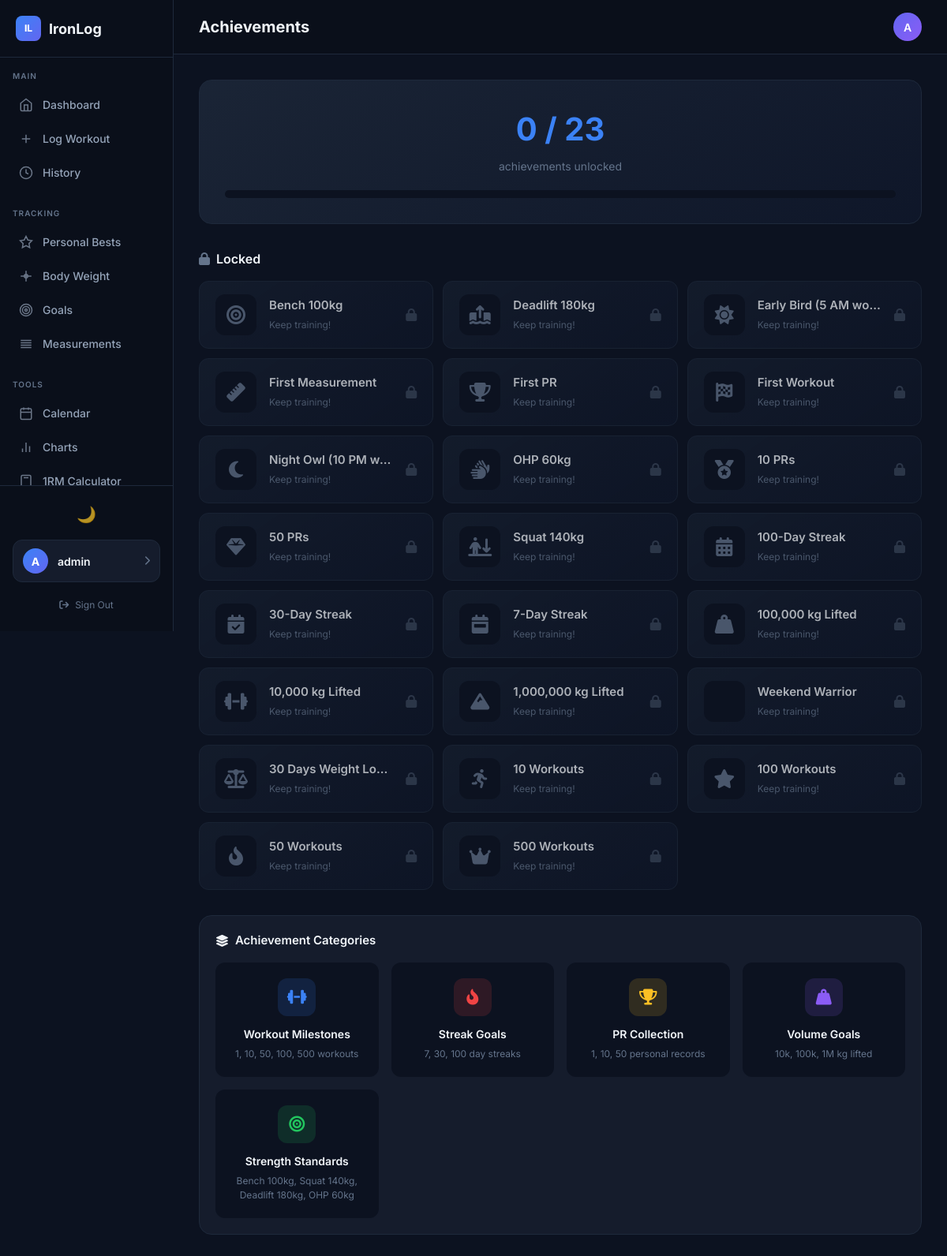
The page /achievements/ (signed in) on the database its author committed.
### workouts/models.py (models this page shows, shortened)
class Achievement(models.Model):
    ACHIEVEMENT_TYPES = [
        ('first_workout', 'First Workout'),
        ('workouts_10', '10 Workouts'),
        ('workouts_50', '50 Workouts'),
        ('workouts_100', '100 Workouts'),
        ('workouts_500', '500 Workouts'),
        ('streak_7', '7-Day Streak'),
        ('streak_30', '30-Day Streak'),
        ('streak_100', '100-Day Streak'),
        ('first_pr', 'First PR'),
        ('prs_10', '10 PRs'),
        ('prs_50', '50 PRs'),
        ('volume_10k', '10,000 kg Lifted'),
        ('volume_100k', '100,000 kg Lifted'),
        ('volume_1m', '1,000,000 kg Lifted'),
        ('bench_100', 'Bench 100kg'),
        ('squat_140', 'Squat 140kg'),
        ('deadlift_180', 'Deadlift 180kg'),
        ('ohp_60', 'OHP 60kg'),
        ('early_bird', 'Early Bird (5 AM workout)'),
        ('night_owl', 'Night Owl (10 PM workout)'),
        ('weekend_warrior', 'Weekend Warrior'),
        ('first_measurement', 'First Measurement'),
        ('weight_logged_30', '30 Days Weight Logged'),
    ]
    ICONS = {
        'first_workout': 'fa-solid fa-flag-checkered',
        'workouts_10': 'fa-solid fa-person-running',
        'workouts_50': 'fa-solid fa-fire-flame-curved',
        'workouts_100': 'fa-solid fa-star',
        'workouts_500': 'fa-solid fa-crown',
        'streak_7': 'fa-solid fa-calendar-week',
        'streak_30': 'fa-solid fa-calendar-check',
        'streak_100': 'fa-solid fa-calendar-days',
        'first_pr': 'fa-solid fa-trophy',
        'prs_10': 'fa-solid fa-medal',
        'prs_50': 'fa-solid fa-gem',
        'volume_10k': 'fa-solid fa-dumbbell',
        'volume_100k': 'fa-solid fa-weight-hanging',
        'volume_1m': 'fa-solid fa-mountain',
        'bench_100': 'fa-solid fa-bullseye',
        'squat_140': 'fa-solid fa-person-arrow-down-to-line',
        'deadlift_180': 'fa-solid fa-arrow-up-from-ground-water',
        'ohp_60': 'fa-solid fa-hands',
        'early_bird': 'fa-solid fa-sun',
        'night_owl': 'fa-solid fa-moon',
        'weekend_warrior': 'fa-solid fa-swords',
        'first_measurement': 'fa-solid fa-ruler',
        'weight_logged_30': 'fa-solid fa-scale-balanced',
    }
    user = models.ForeignKey(User, on_delete=models.CASCADE, null=True, blank=True)
    achievement_type = models.CharField(max_length=50, choices=ACHIEVEMENT_TYPES)
    unlocked = models.BooleanField(default=False)
    unlocked_at = models.DateTimeField(null=True, blank=True)
    class Meta:
        ordering = ['-unlocked_at', 'achievement_type']
        unique_together = ['user', 'achievement_type']
    @property
    def icon(self):
        return self.ICONS.get(self.achievement_type, '🏅')

### workouts/views.py (the view)
# urls.py: path('achievements/', views.AchievementsView.as_view(), name='achievements'),
class AchievementsView(LoginRequiredMixin, View):
    def get(self, request):
        user = request.user
        self.check_all_achievements(user)
        all_types = dict(Achievement.ACHIEVEMENT_TYPES)
        existing_types = set(Achievement.objects.filter(user=user).values_list('achievement_type', flat=True))
        for atype in all_types.keys():
            if atype not in existing_types:
                Achievement.objects.create(user=user, achievement_type=atype, unlocked=False)
        unlocked = Achievement.objects.filter(user=user, unlocked=True).order_by('-unlocked_at')
        locked = Achievement.objects.filter(user=user, unlocked=False)
        context = {
            'unlocked': unlocked,
            'locked': locked,
            'total_unlocked': unlocked.count(),
            'total_achievements': len(all_types),
        }
        return render(request, 'workouts/achievements.html', context)
    def check_all_achievements(self, user):
        from datetime import timedelta
        workout_count = Workout.objects.filter(user=user).count()
        total_volume = sum(w.get_total_volume() for w in Workout.objects.filter(user=user))
        if workout_count >= 1:
            Achievement.check_and_unlock(user, 'first_workout')
        if workout_count >= 10:
            Achievement.check_and_unlock(user, 'workouts_10')
        if workout_count >= 50:
            Achievement.check_and_unlock(user, 'workouts_50')
        if workout_count >= 100:
            Achievement.check_and_unlock(user, 'workouts_100')
        if workout_count >= 500:
            Achievement.check_and_unlock(user, 'workouts_500')
        if total_volume >= 10000:
            Achievement.check_and_unlock(user, 'volume_10k')
        if total_volume >= 100000:
            Achievement.check_and_unlock(user, 'volume_100k')
        if total_volume >= 1000000:
            Achievement.check_and_unlock(user, 'volume_1m')
        streak = self.calculate_streak(user)
        if streak >= 7:
            Achievement.check_and_unlock(user, 'streak_7')
        if streak >= 30:
            Achievement.check_and_unlock(user, 'streak_30')
        if streak >= 100:
            Achievement.check_and_unlock(user, 'streak_100')
        pr_count = Exercise.objects.filter(sets__workout__user=user).distinct().count()
        if pr_count >= 1:
            Achievement.check_and_unlock(user, 'first_pr')
        if pr_count >= 10:
            Achievement.check_and_unlock(user, 'prs_10')
        if pr_count >= 50:
            Achievement.check_and_unlock(user, 'prs_50')
        self.check_strength_achievements(user)
        if BodyMeasurement.objects.filter(user=user).exists():
            Achievement.check_and_unlock(user, 'first_measurement')
        if BodyWeight.objects.filter(user=user).count() >= 30:
            Achievement.check_and_unlock(user, 'weight_logged_30')
    def calculate_streak(self, user):
        from datetime import timedelta
        today = timezone.now().date()
        dates = set(Workout.objects.filter(user=user).values_list('date', flat=True))
        streak = 0
        check_date = today
        if check_date not in dates:
            check_date -= timedelta(days=1)
        while check_date in dates:
            streak += 1
            check_date -= timedelta(days=1)
        return streak
    def check_strength_achievements(self, user):
        try:
            bench = Exercise.objects.filter(name__icontains='bench press').first()
            if bench:
                pb = bench.get_personal_best(user)
                if pb and pb.weight >= 100:
                    Achievement.check_and_unlock(user, 'bench_100')
            squat = Exercise.objects.filter(name__icontains='squat').exclude(name__icontains='split').first()
            if squat:
                pb = squat.get_personal_best(user)
                if pb and pb.weight >= 140:
                    Achievement.check_and_unlock(user, 'squat_140')
            deadlift = Exercise.objects.filter(name__icontains='deadlift').first()
            if deadlift:
                pb = deadlift.get_personal_best(user)
                if pb and pb.weight >= 180:
                    Achievement.check_and_unlock(user, 'deadlift_180')
            ohp = Exercise.objects.filter(name__icontains='overhead press').first()
            if ohp:
                pb = ohp.get_personal_best(user)
                if pb and pb.weight >= 60:
                    Achievement.check_and_unlock(user, 'ohp_60')
        except:
            pass

### templates/workouts/achievements.html (shortened to what this page needs)
{% extends 'base.html' %}
{% block page_title %}Achievements{% endblock %}
{% block content %}
<div class="achievement-progress">
    <div class="progress-info">
        <span class="progress-count">{{ total_unlocked }} / {{ total_achievements }}</span>
        <span class="progress-label">achievements unlocked</span>
    </div>
    <div class="progress-bar-wrap">
    </div>
</div>
{% if locked %}
<div class="section">
    <h2 class="section-title"><i class="fa-solid fa-lock"></i> Locked</h2>
    <div class="achievements-grid">
        {% for a in locked %}
        <div class="achievement-card locked">
            <div class="achievement-icon"><i class="{{ a.icon }}"></i></div>
            <div class="achievement-info">
                <span class="achievement-name">{{ a.get_achievement_type_display }}</span>
                <span class="achievement-hint">Keep training!</span>
            </div>
            <div class="achievement-lock"><i class="fa-solid fa-lock"></i></div>
        </div>
        {% endfor %}
    </div>
</div>
{% endif %}
<div class="card">
    <div class="card-header">
        <h3 class="card-title"><i class="fa-solid fa-layer-group"></i> Achievement Categories</h3>
    </div>
    <div class="categories-grid">
        <div class="category">
            <div class="category-icon"><i class="fa-solid fa-dumbbell"></i></div>
            <h4>Workout Milestones</h4>
            <p>1, 10, 50, 100, 500 workouts</p>
        </div>
        <div class="category">
            <div class="category-icon fire"><i class="fa-solid fa-fire-flame-curved"></i></div>
            <h4>Streak Goals</h4>
            <p>7, 30, 100 day streaks</p>
        </div>
        <div class="category">
            <div class="category-icon gold"><i class="fa-solid fa-trophy"></i></div>
            <h4>PR Collection</h4>
            <p>1, 10, 50 personal records</p>
        </div>
        <div class="category">
            <div class="category-icon purple"><i class="fa-solid fa-weight-hanging"></i></div>
            <h4>Volume Goals</h4>
            <p>10k, 100k, 1M kg lifted</p>
        </div>
        <div class="category">
            <div class="category-icon green"><i class="fa-solid fa-bullseye"></i></div>
            <h4>Strength Standards</h4>
            <p>Bench 100kg, Squat 140kg, Deadlift 180kg, OHP 60kg</p>
        </div>
    </div>
</div>
{% endblock %}

### templates/base.html (shortened to what this page needs)
<!DOCTYPE html>
<html lang="en">
<head>
    <link rel="stylesheet" href="https://cdnjs.cloudflare.com/ajax/libs/font-awesome/6.5.1/css/all.min.css">
</head>
<body>
    <div class="app">
        <aside class="sidebar">
            <div class="sidebar-header">
                <a href="{% url 'dashboard' %}" class="logo">
                    <span class="logo-icon">IL</span>
                    IronLog
                </a>
            </div>
            <nav class="sidebar-nav">
                <div class="nav-section">
                    <div class="nav-label">Main</div>
                    <a href="{% url 'dashboard' %}" class="nav-item {% if request.path == '/' %}active{% endif %}">
                        <svg class="nav-icon" viewBox="0 0 24 24" fill="none" stroke="currentColor" stroke-width="2"><path d="M3 9l9-7 9 7v11a2 2 0 0 1-2 2H5a2 2 0 0 1-2-2z"/><polyline points="9 22 9 12 15 12 15 22"/></svg>
                        Dashboard
                    </a>
                    <a href="{% url 'log_workout' %}" class="nav-item {% if 'log' in request.path %}active{% endif %}">
                        <svg class="nav-icon" viewBox="0 0 24 24" fill="none" stroke="currentColor" stroke-width="2"><path d="M12 5v14M5 12h14"/></svg>
                        Log Workout
                    </a>
                    <a href="{% url 'history' %}" class="nav-item {% if 'history' in request.path %}active{% endif %}">
                        <svg class="nav-icon" viewBox="0 0 24 24" fill="none" stroke="currentColor" stroke-width="2"><circle cx="12" cy="12" r="10"/><polyline points="12 6 12 12 16 14"/></svg>
                        History
                    </a>
                </div>
                <div class="nav-section">
                    <div class="nav-label">Tracking</div>
                    <a href="{% url 'personal_bests' %}" class="nav-item {% if 'personal-bests' in request.path %}active{% endif %}">
                        <svg class="nav-icon" viewBox="0 0 24 24" fill="none" stroke="currentColor" stroke-width="2"><path d="M12 2l3.09 6.26L22 9.27l-5 4.87 1.18 6.88L12 17.77l-6.18 3.25L7 14.14 2 9.27l6.91-1.01L12 2z"/></svg>
                        Personal Bests
                    </a>
                    <a href="{% url 'bodyweight' %}" class="nav-item {% if 'bodyweight' in request.path %}active{% endif %}">
                        <svg class="nav-icon" viewBox="0 0 24 24" fill="none" stroke="currentColor" stroke-width="2"><path d="M12 3v18M3 12h18"/><circle cx="12" cy="12" r="3"/></svg>
                        Body Weight
                    </a>
                    <a href="{% url 'goals' %}" class="nav-item {% if 'goals' in request.path %}active{% endif %}">
                        <svg class="nav-icon" viewBox="0 0 24 24" fill="none" stroke="currentColor" stroke-width="2"><circle cx="12" cy="12" r="10"/><circle cx="12" cy="12" r="6"/><circle cx="12" cy="12" r="2"/></svg>
                        Goals
                    </a>
                    <a href="{% url 'measurements' %}" class="nav-item {% if 'measurements' in request.path %}active{% endif %}">
                        <svg class="nav-icon" viewBox="0 0 24 24" fill="none" stroke="currentColor" stroke-width="2"><path d="M21 10H3M21 6H3M21 14H3M21 18H3"/></svg>
                        Measurements
                    </a>
                </div>
                <div class="nav-section">
                    <div class="nav-label">Tools</div>
                    <a href="{% url 'calendar' %}" class="nav-item {% if 'calendar' in request.path %}active{% endif %}">
                        <svg class="nav-icon" viewBox="0 0 24 24" fill="none" stroke="currentColor" stroke-width="2"><rect x="3" y="4" width="18" height="18" rx="2" ry="2"/><line x1="16" y1="2" x2="16" y2="6"/><line x1="8" y1="2" x2="8" y2="6"/><line x1="3" y1="10" x2="21" y2="10"/></svg>
                        Calendar
                    </a>
                    <a href="{% url 'charts' %}" class="nav-item {% if 'charts' in request.path %}active{% endif %}">
                        <svg class="nav-icon" viewBox="0 0 24 24" fill="none" stroke="currentColor" stroke-width="2"><line x1="18" y1="20" x2="18" y2="10"/><line x1="12" y1="20" x2="12" y2="4"/><line x1="6" y1="20" x2="6" y2="14"/></svg>
                        Charts
                    </a>
                    <a href="{% url 'calculator' %}" class="nav-item {% if 'calculator' in request.path %}active{% endif %}">
                        1RM Calculator
                    </a>
                </div>
            </nav>
            <div class="sidebar-footer">
                <button class="theme-btn" onclick="toggleTheme()" title="Toggle theme">
                    <span id="theme-icon">🌙</span>
                </button>
                {% if user.is_authenticated %}
                <a href="{% url 'profile' %}" class="user-info" title="View profile">
                    <div class="user-avatar">{{ user.username|slice:":1"|upper }}</div>
                    <span class="user-name">{{ user.username }}</span>
                    <i class="fa-solid fa-chevron-right" style="color: var(--text-muted); font-size: 0.75rem;"></i>
                </a>
                <a href="{% url 'logout' %}" class="logout-link">
                    <i class="fa-solid fa-arrow-right-from-bracket"></i> Sign Out
                </a>
                {% endif %}
            </div>
        </aside>
        <main class="main">
            <header class="header">
                <h1 class="header-title">{% block page_title %}Dashboard{% endblock %}</h1>
                <div class="header-actions">
                    {% if user.is_authenticated %}
                    <div class="header-user" title="{{ user.username }}">{{ user.username|slice:":1"|upper }}</div>
                    {% endif %}
                </div>
            </header>
            <div class="content">
                {% block content %}{% endblock %}
            </div>
        </main>
    </div>
</body>
</html>

### rows shown on the page
Achievement: achievement_type "Bench 100kg"
Achievement: achievement_type "Deadlift 180kg"
Achievement: achievement_type "Early Bird (5 AM wo…"
Achievement: achievement_type "First Measurement"
Achievement: achievement_type "First PR"
Achievement: achievement_type "First Workout"
Achievement: achievement_type "Night Owl (10 PM w…"
Achievement: achievement_type "OHP 60kg"
Achievement: achievement_type "10 PRs"
Achievement: achievement_type "50 PRs"
Achievement: achievement_type "Squat 140kg"
Achievement: achievement_type "100-Day Streak"
Achievement: achievement_type "30-Day Streak"
Achievement: achievement_type "7-Day Streak"
Achievement: achievement_type "100,000 kg Lifted"
Achievement: achievement_type "10,000 kg Lifted"
Achievement: achievement_type "1,000,000 kg Lifted"
Achievement: achievement_type "Weekend Warrior"
Achievement: achievement_type "30 Days Weight Lo…"
Achievement: achievement_type "10 Workouts"
Achievement: achievement_type "100 Workouts"
Achievement: achievement_type "50 Workouts"
Achievement: achievement_type "500 Workouts"

### other values the page prints
{{ user.username|slice:":1"|upper }} "A"
{{ user.username }} "admin"
{{ total_unlocked }} "0"
{{ total_achievements }} "23"
